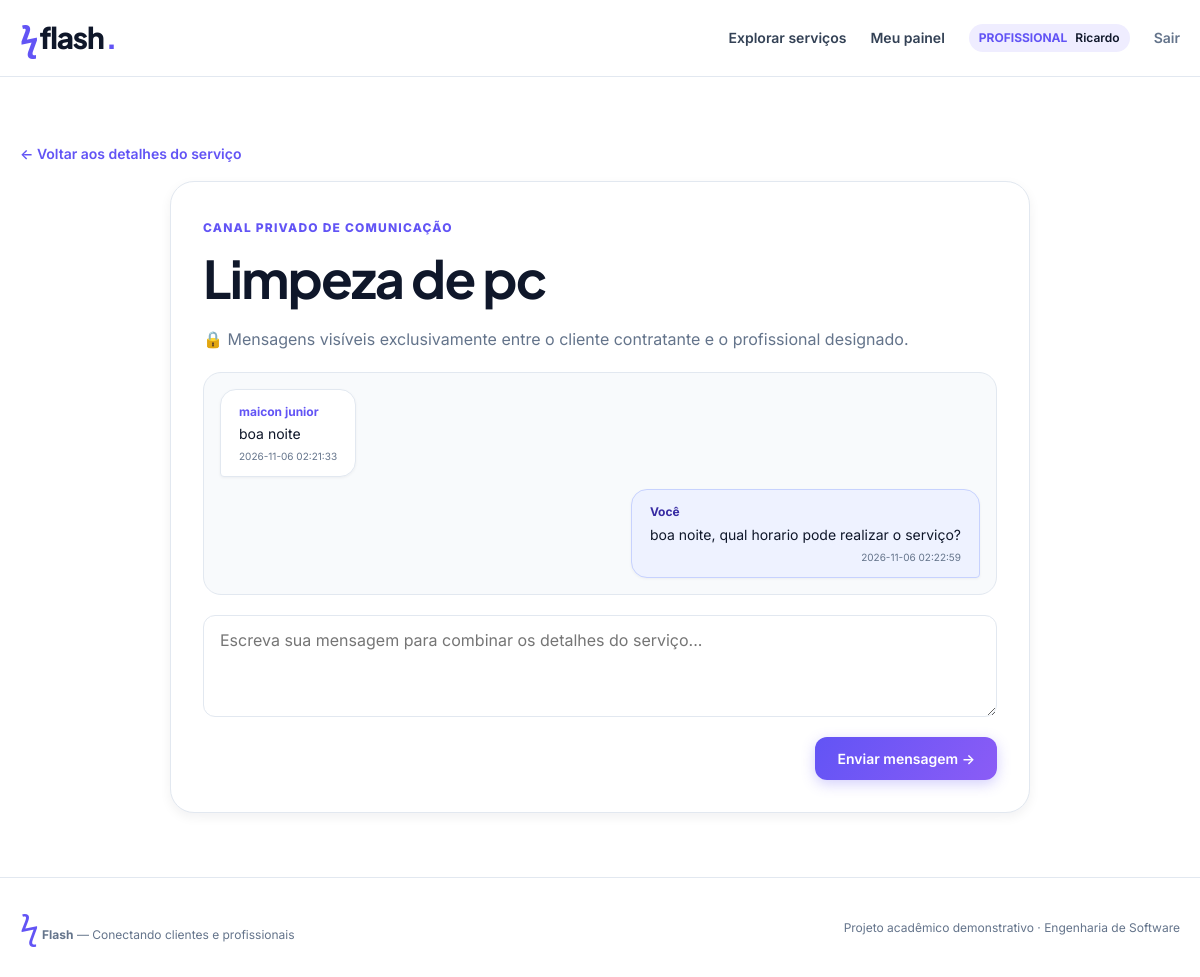
The page /servico/1/conversa (signed in) on the database its author committed.
### tables this page shows
CREATE TABLE users (id INTEGER PRIMARY KEY, name TEXT NOT NULL, email TEXT UNIQUE NOT NULL, password TEXT NOT NULL, role TEXT NOT NULL CHECK(role IN ('cliente','profissional')), city TEXT NOT NULL);

CREATE TABLE jobs (id INTEGER PRIMARY KEY, client_id INTEGER NOT NULL REFERENCES users(id), title TEXT NOT NULL, category TEXT NOT NULL, description TEXT NOT NULL, city TEXT NOT NULL, budget REAL NOT NULL CHECK(budget>0), status TEXT NOT NULL DEFAULT 'aberto' CHECK(status IN ('aberto','contratado','concluido')), hired_proposal_id INTEGER, created_at TEXT NOT NULL DEFAULT CURRENT_TIMESTAMP);

CREATE TABLE messages (id INTEGER PRIMARY KEY, job_id INTEGER NOT NULL REFERENCES jobs(id), sender_id INTEGER NOT NULL REFERENCES users(id), body TEXT NOT NULL, created_at TEXT NOT NULL DEFAULT CURRENT_TIMESTAMP);

### app.py (the view)
@app.route('/servico/<int:job_id>/conversa',methods=['GET','POST'])
@login_required()
def conversation(job_id):
    user=current_user()
    with conn() as db:
        job=db.execute('SELECT * FROM jobs WHERE id=?',(job_id,)).fetchone()
        if not job: abort(404)
        if not participant(db,job,user) or job['status']=='aberto': abort(403)
        if request.method=='POST':
            body=request.form.get('body','').strip()
            if not 1<=len(body)<=1500: flash('Mensagem deve ter entre 1 e 1500 caracteres.','error')
            else:
                db.execute('INSERT INTO messages(job_id,sender_id,body) VALUES(?,?,?)',(job_id,user['id'],body))
                return redirect(url_for('conversation',job_id=job_id))
        messages=db.execute('SELECT m.*,u.name sender FROM messages m JOIN users u ON u.id=m.sender_id WHERE m.job_id=? ORDER BY m.id ASC LIMIT 200',(job_id,)).fetchall()
    return render_template('conversation.html',job=job,messages=messages)

### app.py (called while the page is built)
def conn():
    db=sqlite3.connect(DB); db.row_factory=sqlite3.Row; db.execute('PRAGMA foreign_keys=ON'); return db

@app.after_request
def security_headers(response):
    response.headers['X-Content-Type-Options'] = 'nosniff'
    response.headers['Referrer-Policy'] = 'strict-origin-when-cross-origin'
    response.headers['X-Frame-Options'] = 'DENY'
    response.headers['Permissions-Policy'] = 'camera=(), microphone=(), geolocation=()'
    return response

@app.before_request
def csrf_guard():
    if 'csrf' not in session: session['csrf']=secrets.token_urlsafe(24)
    if request.method=='POST' and not secrets.compare_digest(session['csrf'], request.form.get('csrf','')): abort(400)

@app.context_processor
def globals_for_templates(): return dict(me=current_user(), categories=CATEGORIES, csrf=session.get('csrf'))

def current_user():
    if not session.get('uid'): return None
    with conn() as db: return db.execute('SELECT id,name,email,role,city FROM users WHERE id=?',(session['uid'],)).fetchone()

def login_required(role=None):
    def decorator(fn):
        @wraps(fn)
        def wrapper(*args,**kwargs):
            user=current_user()
            if not user: return redirect(url_for('login'))
            if role and user['role']!=role: abort(403)
            return fn(*args,**kwargs)
        return wrapper
    return decorator

def hired_professional(db, job):
    if not job['hired_proposal_id']: return None
    row=db.execute('SELECT professional_id FROM proposals WHERE id=? AND job_id=?',(job['hired_proposal_id'],job['id'])).fetchone()
    return row['professional_id'] if row else None

def participant(db,job,user):
    return user['id']==job['client_id'] or user['id']==hired_professional(db,job)

### templates/conversation.html (shortened to what this page needs)
{% extends 'base.html' %}
{% block content %}
<section class="container section">
  <div class="nav-breadcrumbs">
    <a class="back" href="{{ url_for('job_detail', job_id=job.id) }}">← Voltar aos detalhes do serviço</a>
  </div>
  <div class="panel chat-panel">
    <div class="chat-header">
      <span class="eyebrow">CANAL PRIVADO DE COMUNICAÇÃO</span>
      <h1 class="chat-job-title">{{ job.title }}</h1>
      <p class="muted">
        🔒 Mensagens visíveis exclusivamente entre o cliente contratante e o profissional designado.
      </p>
    </div>
    <div class="chatlog" id="chat-messages" role="log" aria-live="polite">
      {% for m in messages %}
        <div class="bubble {{ 'mine' if m.sender_id == me.id else 'theirs' }}">
          <div class="bubble-sender">
            <strong>{{ 'Você' if m.sender_id == me.id else m.sender }}</strong>
          </div>
          <p class="bubble-text">{{ m.body }}</p>
          <small class="bubble-time">{{ m.created_at }}</small>
        </div>
      {% else %}
        <div class="empty-state chat-empty">
          <span class="empty-icon" aria-hidden="true">💬</span>
          <p class="muted">Nenhuma mensagem trocada ainda. Combine aqui datas, detalhes e instruções de execução!</p>
        </div>
      {% endfor %}
    </div>
    <form class="stack chat-input-form" method="post">
      <div class="form-group">
        <textarea
          id="chat-body"
          name="body"
          maxlength="1500"
          required
          rows="3"
          placeholder="Escreva sua mensagem para combinar os detalhes do serviço..."></textarea>
      </div>
      <div class="chat-actions">
        <button class="btn" type="submit">Enviar mensagem →</button>
      </div>
    </form>
  </div>
</section>
{% endblock %}

### templates/base.html (shortened to what this page needs)
<!doctype html>
<html lang="pt-BR">
<head>
  <link rel="stylesheet" href="{{ url_for('static', filename='style.css') }}?v=4.1">
</head>
<body>
  <header class="top">
    <nav class="container nav" aria-label="Navegação principal">
      <a class="brand" href="{{ url_for('index') }}" title="Ir para página inicial">
        <span class="bolt" aria-hidden="true">ϟ</span>flash<span class="dot">.</span>
      </a>
      <div class="navlinks">
        <a href="{{ url_for('jobs') }}" class="navlink">Explorar serviços</a>
        {% if me %}
          <a href="{{ url_for('dashboard') }}" class="navlink">Meu painel</a>
          <div class="nav-user-badge">
            <span class="nav-user-role">{{ me.role|capitalize }}</span>
            <span class="nav-user-name">{{ me.name.split(' ')[0] }}</span>
          </div>
          <form method="post" action="{{ url_for('logout') }}" class="inline-form">
            <button class="linkbtn" type="submit" title="Encerrar sessão">Sair</button>
          </form>
        {% else %}
          <a href="{{ url_for('login') }}" class="navlink">Entrar</a>
          <a class="btn btn-small" href="{{ url_for('register') }}">Criar conta</a>
        {% endif %}
      </div>
    </nav>
  </header>
  <main id="main-content">
    {% block content %}{% endblock %}
  </main>
  <footer class="footer">
    <div class="container footer-content">
      <div class="footer-brand">
        <span class="bolt">ϟ</span> <strong>Flash</strong> — Conectando clientes e profissionais
      </div>
      <p class="footer-note">Projeto acadêmico demonstrativo · Engenharia de Software</p>
    </div>
  </footer>
</body>
</html>

### rows shown on the page
users: role "PROFISSIONAL", name "Ricardo"
jobs: title "Limpeza de pc"
messages: body "boa noite", created_at "2026-11-06 02:21:33"
users: name "maicon junior"
messages: sender_id "Você", body "boa noite, qual horario pode realizar o serviço?", created_at "2026-11-06 02:22:59"
